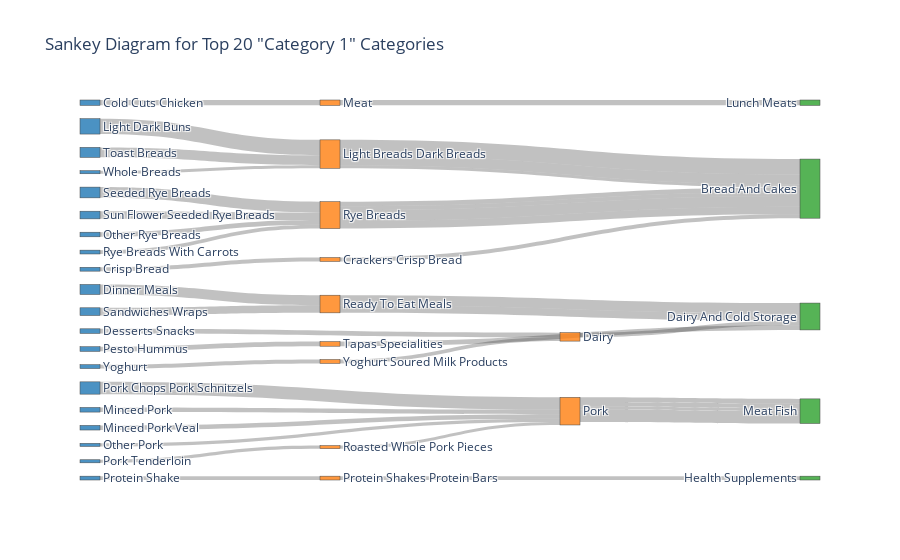

The notebook cell saved with this chart:
### Code cell
# Assuming 'salling_data' is your DataFrame and has the 'Category 1', 'Category 2', and 'Category 3' columns

# Count the occurrences of each category in 'Category 1'
category_counts = salling_data['Category 1'].value_counts()

# Get the top 20 categories
top_20_cat1 = category_counts.head(20).index

# Filter the original data to include only the top 20 categories in 'Category 1'
top_20_data = salling_data[salling_data['Category 1'].isin(top_20_cat1)]

# Now group by all three categories to get the flow from Category 1 to Category 2 to Category 3
grouped_data = top_20_data.groupby(['Category 1', 'Category 2', 'Category 3']).size().reset_index(name='Count')

# Create the source, target, and value lists for the Sankey diagram
sources = []
targets = []
values = []

# Map each category to a unique index
label_to_id = {label: idx for idx, label in enumerate(pd.concat([grouped_data['Category 1'], grouped_data['Category 2'], grouped_data['Category 3']]).unique())}

for i, row in grouped_data.iterrows():
    sources.append(label_to_id[row['Category 1']])
    targets.append(label_to_id[row['Category 2']])
    values.append(row['Count'])

    # Include the second link if Category 3 is present
    if pd.notnull(row['Category 3']):
        sources.append(label_to_id[row['Category 2']])
        targets.append(label_to_id[row['Category 3']])
        values.append(row['Count'])

# Define colors for each category level
colors = ['rgba(31, 119, 180, 0.8)', 'rgba(255, 127, 14, 0.8)', 'rgba(44, 160, 44, 0.8)']

# Create a color list for the nodes
node_colors = [colors[0] if label in top_20_cat1 else colors[1] if label in grouped_data['Category 2'].unique() else colors[2] for label in label_to_id]

# Create the Sankey diagram
fig = go.Figure(data=[go.Sankey(
    node=dict(
        pad=15,
        thickness=20,
        label=[label for label in label_to_id],
        color=node_colors  # Set different colors for each category level
    ),
    link=dict(
        source=sources,
        target=targets,
        value=values,
        color='rgba(50, 50, 50, 0.3)'  # Links in gray for contrast
    )
)])

# Update layout
fig.update_layout(title_text='Sankey Diagram for Top 20 "Category 1" Categories', font_size=12)

# Display the Sankey diagram
fig.show()

### Figure 1 — Plotly figure (JSON) as saved in the notebook; plotly's stock layout.template omitted (floating-point values rounded to 4 significant figures)
{"data": [{"link": {"color": "rgba(50, 50, 50, 0.3)", "source": [0, 20, 1, 21, 2, 22, 3, 23, 4, 24, 5, 25, 6, 25, 7, 25, 8, 26, 9, 27, 10, 25, 11, 28, 12, 29, 13, 26, 14, 23, 15, 26, 16, 26, 17, 24, 18, 24, 19, 30], "target": [20, 31, 21, 32, 22, 33, 23, 33, 24, 32, 25, 34, 25, 34, 25, 34, 26, 32, 27, 33, 25, 34, 28, 25, 29, 35, 26, 32, 23, 33, 26, 32, 26, 32, 24, 32, 24, 32, 30, 22], "value": [7, 7, 5, 5, 6, 6, 13, 13, 20, 20, 6, 6, 6, 6, 4, 4, 6, 6, 6, 6, 16, 16, 4, 4, 5, 5, 5, 5, 10, 10, 14, 14, 10, 10, 13, 13, 4, 4, 5, 5]}, "node": {"color": ["rgba(31, 119, 180, 0.8)", "rgba(31, 119, 180, 0.8)", "rgba(31, 119, 180, 0.8)", "rgba(31, 119, 180, 0.8)", "rgba(31, 119, 180, 0.8)", "rgba(31, 119, 180, 0.8)", "rgba(31, 119, 180, 0.8)", "rgba(31, 119, 180, 0.8)", "rgba(31, 119, 180, 0.8)", "rgba(31, 119, 180, 0.8)", "rgba(31, 119, 180, 0.8)", "rgba(31, 119, 180, 0.8)", "rgba(31, 119, 180, 0.8)", "rgba(31, 119, 180, 0.8)", "rgba(31, 119, 180, 0.8)", "rgba(31, 119, 180, 0.8)", "rgba(31, 119, 180, 0.8)", "rgba(31, 119, 180, 0.8)", "rgba(31, 119, 180, 0.8)", "rgba(31, 119, 180, 0.8)", "rgba(255, 127, 14, 0.8)", "rgba(255, 127, 14, 0.8)", "rgba(255, 127, 14, 0.8)", "rgba(255, 127, 14, 0.8)", "rgba(255, 127, 14, 0.8)", "rgba(255, 127, 14, 0.8)", "rgba(255, 127, 14, 0.8)", "rgba(255, 127, 14, 0.8)", "rgba(255, 127, 14, 0.8)", "rgba(255, 127, 14, 0.8)", "rgba(255, 127, 14, 0.8)", "rgba(44, 160, 44, 0.8)", "rgba(44, 160, 44, 0.8)", "rgba(44, 160, 44, 0.8)", "rgba(44, 160, 44, 0.8)", "rgba(44, 160, 44, 0.8)"], "label": ["Cold Cuts Chicken", "Crisp Bread", "Desserts Snacks", "Dinner Meals", "Light Dark Buns", "Minced Pork", "Minced Pork Veal", "Other Pork", "Other Rye Breads", "Pesto Hummus", "Pork Chops Pork Schnitzels", "Pork Tenderloin", "Protein Shake", "Rye Breads With Carrots", "Sandwiches Wraps", "Seeded Rye Breads", "Sun Flower Seeded Rye Breads", "Toast Breads", "Whole Breads", "Yoghurt", "Meat", "Crackers Crisp Bread", "Dairy", "Ready To Eat Meals", "Light Breads Dark Breads", "Pork", "Rye Breads", "Tapas Specialities", "Roasted Whole Pork Pieces", "Protein Shakes Protein Bars", "Yoghurt Soured Milk Products", "Lunch Meats", "Bread And Cakes", "Dairy And Cold Storage", "Meat Fish", "Health Supplements"], "pad": 15, "thickness": 20}, "type": "sankey"}], "layout": {"font": {"size": 12}, "title": {"text": "Sankey Diagram for Top 20 \"Category 1\" Categories"}}}
